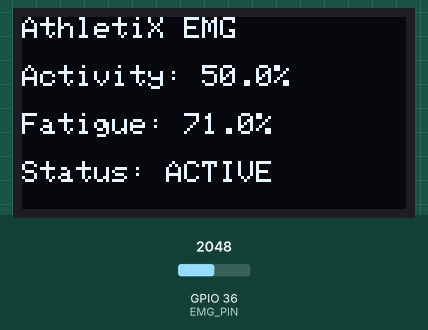
Bench run of a sketch on a simulated ESP32. Shown: 128×64 one-colour display. Inputs (shaded band) come from the test bench; at power-on: GPIO 36 (EMG_PIN) = 2048. Nothing arrives over Bluetooth unless stated; what the sketch prints to the serial monitor is not drawn.

Above: at 1.2 s.
1.3 s: GPIO 36 (EMG_PIN) set to 217
At 1.55 s:
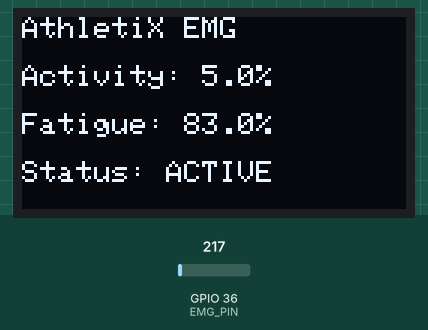
2.8 s: GPIO 36 (EMG_PIN) set to 179
At 4.67 s:
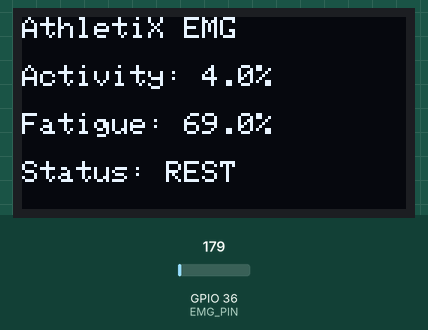
4.8 s: GPIO 36 (EMG_PIN) set to 2047
At 10.6 s:
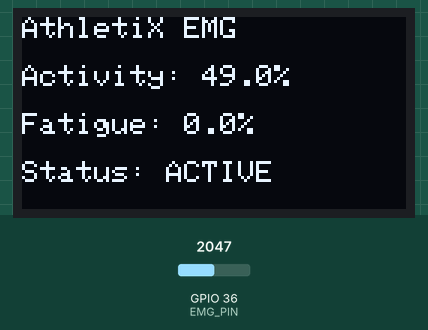
Timing chart, 0 to 12.1 s (numbered marks = the images above; inputs shaded):
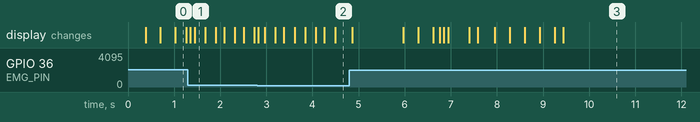

Measured:
- the behaviour switches between 201 and 200 on GPIO 36 (EMG_PIN) (found by bisection; images 1 and 2)
- after the input at 2.8 s, the display: first changes at once (image 2 shows a later state)
- after the input at 4.8 s, the display: first changes after 0.06 s (image 3 shows a later state)

The sketch:

emg_firmware.ino
```cpp
#include <WiFi.h>
#include <BluetoothSerial.h>
#include <Wire.h>
#include <Adafruit_GFX.h>
#include <Adafruit_SSD1306.h>

#define SCREEN_WIDTH 128
#define SCREEN_HEIGHT 64
#define OLED_RESET -1

Adafruit_SSD1306 display(SCREEN_WIDTH, SCREEN_HEIGHT, &Wire, OLED_RESET);
BluetoothSerial SerialBT;

const int EMG_PIN = 36;
const int SAMPLE_RATE = 50; // 50Hz
const int BUFFER_SIZE = 100;

int emgBuffer[BUFFER_SIZE];
int bufferIndex = 0;
float muscleActivity = 0;
float fatigueLevel = 0;
bool isActivated = false;

void setup() {
  Serial.begin(115200);
  SerialBT.begin("AthletiX-EMG");

  // Initialize OLED
  if(!display.begin(SSD1306_SWITCHCAPVCC, 0x3C)) {
    Serial.println("SSD1306 allocation failed");
  }
  display.clearDisplay();
  display.setTextSize(1);
  display.setTextColor(WHITE);

  pinMode(EMG_PIN, INPUT);
  Serial.println("AthletiX EMG Sensor Ready");
}

void loop() {
  // Read EMG data
  int emgValue = analogRead(EMG_PIN);

  // Store in buffer
  emgBuffer[bufferIndex] = emgValue;
  bufferIndex = (bufferIndex + 1) % BUFFER_SIZE;

  // Calculate metrics
  muscleActivity = calculateMuscleActivity(emgValue);
  fatigueLevel = calculateFatigue();
  isActivated = emgValue > 200;

  // Send data via Bluetooth
  sendBluetoothData(emgValue);

  // Update display
  updateDisplay();

  delay(1000 / SAMPLE_RATE);
}

float calculateMuscleActivity(int emgValue) {
  return map(emgValue, 0, 4095, 0, 100);
}

float calculateFatigue() {
  // Simple fatigue calculation based on signal variance
  float sum = 0, variance = 0;
  for(int i = 0; i < BUFFER_SIZE; i++) {
    sum += emgBuffer[i];
  }
  float mean = sum / BUFFER_SIZE;

  for(int i = 0; i < BUFFER_SIZE; i++) {
    variance += pow(emgBuffer[i] - mean, 2);
  }
  variance /= BUFFER_SIZE;

  return map(variance, 0, 1000000, 0, 100);
}

void sendBluetoothData(int emgValue) {
  String data = "{";
  data += "\"emg\":" + String(emgValue) + ",";
  data += "\"muscleActivity\":" + String(muscleActivity) + ",";
  data += "\"fatigue\":" + String(fatigueLevel) + ",";
  data += "\"activated\":" + String(isActivated ? "true" : "false");
  data += "}";

  SerialBT.println(data);
}

void updateDisplay() {
  display.clearDisplay();

  display.setCursor(0, 0);
  display.println("AthletiX EMG");

  display.setCursor(0, 16);
  display.print("Activity: ");
  display.print(muscleActivity, 1);
  display.println("%");

  display.setCursor(0, 32);
  display.print("Fatigue: ");
  display.print(fatigueLevel, 1);
  display.println("%");

  display.setCursor(0, 48);
  display.print("Status: ");
  display.println(isActivated ? "ACTIVE" : "REST");

  display.display();
}
```
